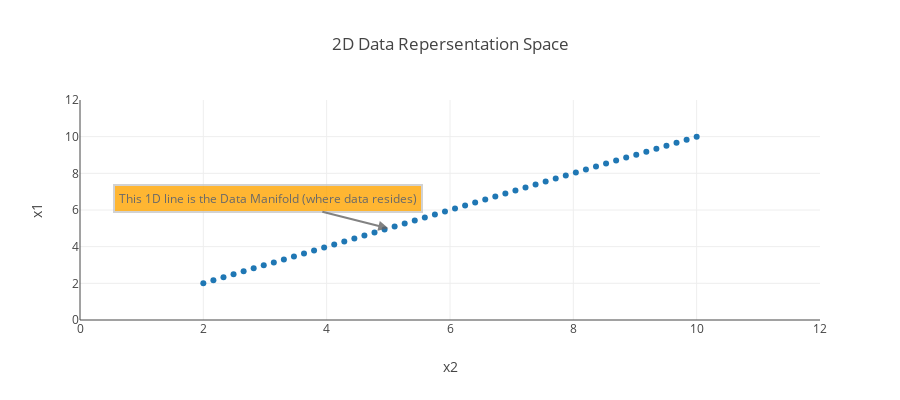

This figure's notebook cell:
### Markdown cell above
## (KOR ver.)How Autoencoders work - Understanding the math and implementation

### Contents 

<ul>
<li>1. Introduction</li>
<ul>
    <li>1.1 What are Autoencoders ? </li>
    <li>1.2 How Autoencoders Work ? </li>
</ul>
<li>2. Implementation and UseCases</li>
<ul>
    <li>2.1 UseCase 1: Image Reconstruction </li>
    <li>2.2 UseCase 2: Noise Removal </li>
    <li>2.3 UseCase 3: Sequence to Sequence Prediction </li>
</ul>
</ul>

<br>

## 1. Introduction
## 1.1 What are Autoencoders 

Autoencoders는 output이 input과 동일한 특수한 유형의 neural network architectures입니다. Autoencoders는 input data의 low level의 representations을 학습하기 위해 un-supervised 방식으로 훈련됩니다. 그런 다음 이러한 low level features는 실제 데이터를 투영하기 위해 다시 변형됩니다. Autoencoders는 네트워크가 입력을 예측하도록 요청하는 regression task입니다 (즉, identity unction 모델링). 이러한 네트워크는 중간에 몇 개의 뉴런의 병목 현상(bottleneck)이 심하기 때문에 입력을 디코더가 원래 입력을 재현하는 데 사용할 수 있는 low-dimensional 코드로 압축하는 효과적인 표현을 생성해야합니다.

전형적인 autoencoder 구조는 3개의 주요 요소로 구성:

- **Encoding Architecture :** Encoding 구조는 노드(node) 수가 감소하는 일련의 계층(layers)으로 구성되며 궁극적으로 latent view representation으로 축소됩니다.
- **Latent View Repersentation :** Latent view는 입력이 감소하고 정보가 보존되는 가장 낮은 수준의 공간을 나타냅니다.
- **Decoding Architecture :** Decoding 구조는 인코딩 구조와 거울에 반사된 듯한 모습을 띄지만 모든 레이어의 노드 수가 증가하여 궁극적으로 유사한 (거의) 입력을 출력합니다.  

![](https://i.imgur.com/Rrmaise.png)

고도로 fine tunning 된 autoencoder 모델은 첫 번째 계층(layer)에서 전달 된 동일한 입력을 재구성 할 수 있어야합니다. 이 kernel에서는 autoencoder의 작동과 그 구현에 대해 설명하겠습니다. Autoencoder는 이미지 데이터와 함께 광범위하게 사용되며 일부 사용 사례는 다음과 같습니다.

- Dimentionality Reduction(차원 축소)
- Image Compression(이미지 압축)   
- Image Denoising(이미지 노이즈 제거)   
- Image Generation(이미지 생성)
- Feature Extraction(feature 추출)  

## 1.2 How Autoencoders work 

먼저 usecase를 설명하기에 앞서 autoencoder에 사용되는 수학을 이해 해야 합니다. Autoencoder의 기본 아이디어는 높은 수준의 차원 데이터에 대한 낮은 수준의 재현(representation)을 학습하는 것입니다. 예를 들어, encoding 절차를 이해해봅시다. Data representation space(데이터 표시 공간)(데이터를 표시하는 데 사용되는 N 차원 공간)을 고려하고 x1과 x2의 두 변수에 의해 표시되는 데이터 포인트를 생각해봅시다. Data manifold는 실제 데이터가 존재하는 data representation spce 내부의 공간입니다.

### Code cell
from plotly.offline import init_notebook_mode, iplot
import plotly.graph_objs as go
import numpy as np
init_notebook_mode(connected=True)

## generate random data
N = 50
random_x = np.linspace(2, 10, N)
random_y1 = np.linspace(2, 10, N)
random_y2 = np.linspace(2, 10, N)

trace1 = go.Scatter(x = random_x, y = random_y1, mode="markers", name="Actual Data")
trace2 = go.Scatter(x = random_x, y = random_y2, mode="lines", name="Model")
layout = go.Layout(title="2D Data Repersentation Space", xaxis=dict(title="x2", range=(0,12)), 
                   yaxis=dict(title="x1", range=(0,12)), height=400, 
                   annotations=[dict(x=5, y=5, xref='x', yref='y', text='This 1D line is the Data Manifold (where data resides)',
                   showarrow=True, align='center', arrowhead=2, arrowsize=1, arrowwidth=2, arrowcolor='#636363',
                   ax=-120, ay=-30, bordercolor='#c7c7c7', borderwidth=2, borderpad=4, bgcolor='orange', opacity=0.8)])
figure = go.Figure(data = [trace1], layout = layout)
iplot(figure)

### Figure 1 — Plotly figure (JSON) as saved in the notebook; plotly's stock layout.template omitted (floating-point values rounded to 4 significant figures)
{"data": [{"mode": "markers", "name": "Actual Data", "x": [2, 2.163, 2.327, 2.49, 2.653, 2.816, 2.98, 3.143, 3.306, 3.469, 3.633, 3.796, 3.959, 4.122, 4.286, 4.449, 4.612, 4.776, 4.939, 5.102, 5.265, 5.429, 5.592, 5.755, 5.918, 6.082, 6.245, 6.408, 6.571, 6.735, 6.898, 7.061, 7.224, 7.388, 7.551, 7.714, 7.878, 8.041, 8.204, 8.367, 8.531, 8.694, 8.857, 9.02, 9.184, 9.347, 9.51, 9.673, 9.837, 10], "y": [2, 2.163, 2.327, 2.49, 2.653, 2.816, 2.98, 3.143, 3.306, 3.469, 3.633, 3.796, 3.959, 4.122, 4.286, 4.449, 4.612, 4.776, 4.939, 5.102, 5.265, 5.429, 5.592, 5.755, 5.918, 6.082, 6.245, 6.408, 6.571, 6.735, 6.898, 7.061, 7.224, 7.388, 7.551, 7.714, 7.878, 8.041, 8.204, 8.367, 8.531, 8.694, 8.857, 9.02, 9.184, 9.347, 9.51, 9.673, 9.837, 10], "type": "scatter", "uid": "ec567468-5e12-11eb-88fe-0242ac130202"}], "layout": {"annotations": [{"align": "center", "arrowcolor": "#636363", "arrowhead": 2, "arrowsize": 1, "arrowwidth": 2, "ax": -120, "ay": -30, "bgcolor": "orange", "bordercolor": "#c7c7c7", "borderpad": 4, "borderwidth": 2, "opacity": 0.8, "showarrow": true, "text": "This 1D line is the Data Manifold (where data resides)", "x": 5, "xref": "x", "y": 5, "yref": "y"}], "height": 400, "title": "2D Data Repersentation Space", "xaxis": {"range": [0, 12], "title": "x2"}, "yaxis": {"range": [0, 12], "title": "x1"}}}
